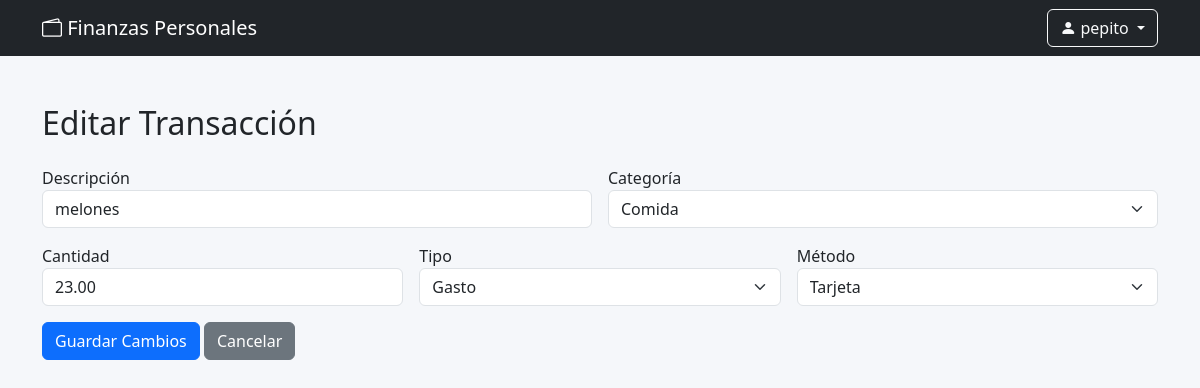
The page /php/editar_transaccion.php?id=34 (signed in) on the database its author committed.
### tables this page shows
CREATE TABLE `transacciones` (
  `id` bigint(20) NOT NULL,
  `id_usuario` bigint(20) NOT NULL,
  `cantidad` decimal(10,2) NOT NULL,
  `type` enum('ingreso','gasto') NOT NULL,
  `method` enum('efectivo','transferencia','tarjeta') NOT NULL,
  `date` date NOT NULL,
  `descripcion` text NOT NULL DEFAULT 'Sin descripción',
  `categoria` text NOT NULL DEFAULT 'General'
);

### php/editar_transaccion.php (the view, shortened to what this page needs)
<?php
include 'conexion.php';
$id_transaccion = intval($_GET['id']);
$stmt = $conexion->prepare("SELECT cantidad, type, method, descripcion, categoria FROM transacciones WHERE id = ?");
$stmt->bind_param("i", $id_transaccion);
$stmt->execute();
$stmt->bind_result($cantidad, $type, $method, $descripcion, $categoria);
?>
<!DOCTYPE html>
<html lang="es">
<head>
    <link rel="stylesheet" href="../css/styles.css">
    <link rel="stylesheet" href="../css/custom_styles.css">
    <link href="https://cdn.jsdelivr.net/npm/bootstrap@5.3.0/dist/css/bootstrap.min.css" rel="stylesheet">
    <link href="https://cdn.jsdelivr.net/npm/bootstrap-icons@1.10.5/font/bootstrap-icons.css" rel="stylesheet">
</head>
<nav class="navbar navbar-expand-lg navbar-dark bg-dark">
    <div class="container">
        <a class="navbar-brand" href="#">
            <i class="bi bi-wallet2"></i> Finanzas Personales
        </a>
        <div class="ms-auto d-flex align-items-center">
            <?php if(isset($_SESSION['usuario'])): ?>
                <div class="btn-group">
                    <button type="button" class="btn btn-outline-light dropdown-toggle" data-bs-toggle="dropdown">
                        <i class="bi bi-person-fill"></i>
                        <?php
                        if(!empty($_SESSION['usuario'])) {
                            echo htmlspecialchars($_SESSION['usuario']);
                        }
                        ?>
                    </button>
                </div>
            <?php else: ?>
                <a href="login.php" class="btn btn-outline-light">Iniciar Sesión</a>
            <?php endif; ?>
        </div>
    </div>
</nav>
<body class="custom-bg">
<div class="container my-5">
    <h2 class="mb-4">Editar Transacción</h2>
    <form action="guardar_edicion.php" method="POST" class="row g-3">
        <div class="col-md-6">
            <label>Descripción</label>
            <input type="text" name="descripcion" class="form-control" value="<?= htmlspecialchars($descripcion) ?>" required>
        </div>
        <div class="col-md-6">
            <label>Categoría</label>
            <select name="categoria" class="form-select" required>
                <?php
                $opciones = ["Salario", "Comida", "Transporte", "Ocio", "Servicios", "Otros"];
                foreach ($opciones as $opcion) {
                    $selected = $categoria === $opcion ? "selected" : "";
                    echo "<option value='$opcion' $selected>$opcion</option>";
                }
                ?>
            </select>
        </div>
        <div class="col-md-4">
            <label>Cantidad</label>
            <input type="number" step="0.01" name="cantidad" class="form-control" value="<?= $cantidad ?>" required>
        </div>
        <div class="col-md-4">
            <label>Tipo</label>
            <select name="type" class="form-select" required>
                <option value="gasto" <?= $type === 'gasto' ? 'selected' : '' ?>>Gasto</option>
            </select>
        </div>
        <div class="col-md-4">
            <label>Método</label>
            <select name="method" class="form-select" required>
                <option value="tarjeta" <?= $method === 'tarjeta' ? 'selected' : '' ?>>Tarjeta</option>
            </select>
        </div>
        <div class="col-12">
            <button type="submit" class="btn btn-primary">Guardar Cambios</button>
            <a href="../principal.php" class="btn btn-secondary">Cancelar</a>
        </div>
    </form>
</div>
</body>
</html>

### css/custom_styles.css (style rules this page uses)
.custom-bg { background-color: #f5f7fa; min-height: 100vh; }

### rows shown on the page
transacciones: descripcion "melones", cantidad "23.00", type "Gasto", method "Tarjeta"

### other values the page prints
$_SESSION['usuario'] "pepito"
form field categoria "Comida"
